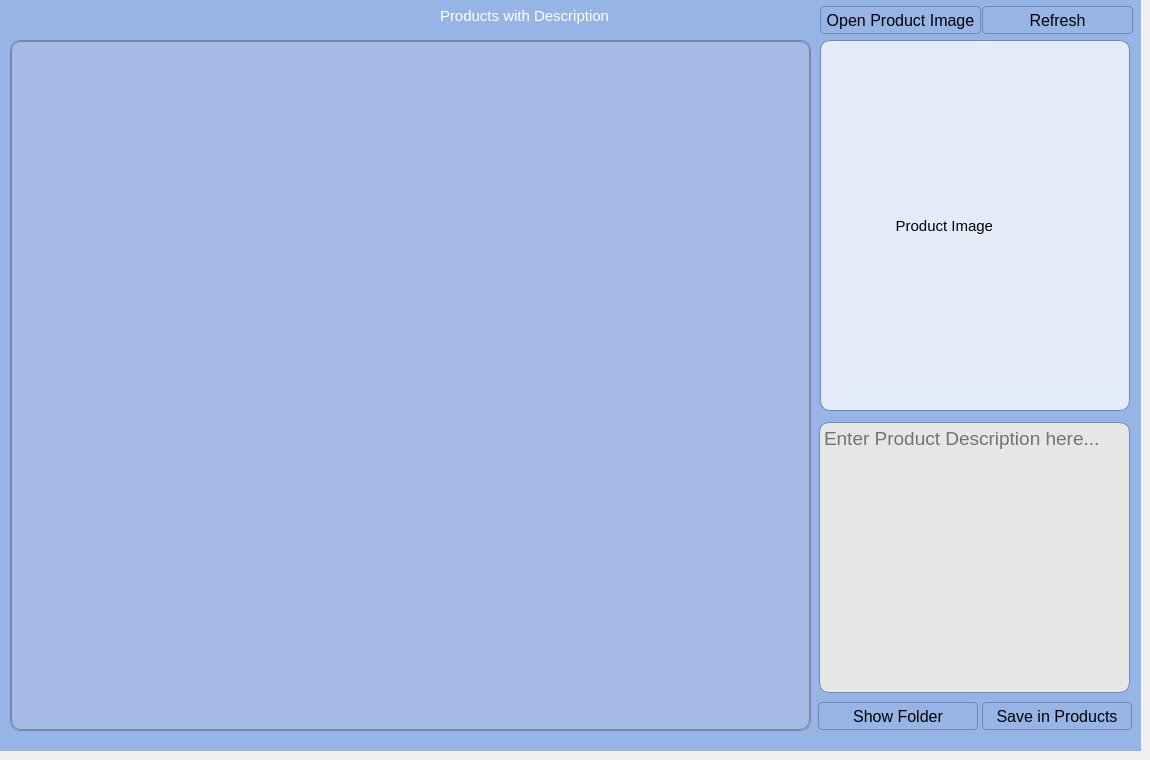
    <widget class="QWidget" name="tab_11">
     <attribute name="title">
      <string>Products</string>
     </attribute>
     <widget class="QWidget" name="widget_8" native="true">
      <property name="geometry">
       <rect>
        <x>0</x>
        <y>0</y>
        <width>1141</width>
        <height>751</height>
       </rect>
      </property>
      <property name="styleSheet">
       <string notr="true">background-color: #96b4e6;
</string>
      </property>
      <widget class="QScrollArea" name="scrollArea_image_grid">
       <property name="geometry">
        <rect>
         <x>10</x>
         <y>40</y>
         <width>801</width>
         <height>691</height>
        </rect>
       </property>
       <property name="styleSheet">
        <string notr="true">
background-color: rgb(165, 187, 230);
        border: 1px solid #7986ac;
    border-radius: 10px;</string>
       </property>
       <property name="widgetResizable">
        <bool>true</bool>
       </property>
       <widget class="QWidget" name="scrollAreaWidgetContents">
        <property name="geometry">
         <rect>
          <x>0</x>
          <y>0</y>
          <width>799</width>
          <height>689</height>
         </rect>
        </property>
       </widget>
      </widget>
      <widget class="QLabel" name="label_image_show">
       <property name="geometry">
        <rect>
         <x>820</x>
         <y>40</y>
         <width>310</width>
         <height>371</height>
        </rect>
       </property>
       <property name="font">
        <font>
         <family>Segoe UI</family>
         <pointsize>11</pointsize>
         <italic>false</italic>
         <bold>false</bold>
        </font>
       </property>
       <property name="layoutDirection">
        <enum>Qt::LayoutDirection::LeftToRight</enum>
       </property>
       <property name="autoFillBackground">
        <bool>false</bool>
       </property>
       <property name="styleSheet">
        <string notr="true">background-color: rgb(228, 235, 248);
        border: 1px solid #7986ac;
    border-radius: 10px;
color: rgb(0, 0, 0);</string>
       </property>
       <property name="frameShape">
        <enum>QFrame::Shape::Box</enum>
       </property>
       <property name="text">
        <string>                 Product Image</string>
       </property>
       <property name="scaledContents">
        <bool>false</bool>
       </property>
      </widget>
      <widget class="QTextEdit" name="textEdit_image_description">
       <property name="geometry">
        <rect>
         <x>819</x>
         <y>422</y>
         <width>311</width>
         <height>271</height>
        </rect>
       </property>
       <property name="font">
        <font>
         <pointsize>14</pointsize>
        </font>
       </property>
       <property name="styleSheet">
        <string notr="true">background-color: rgb(230, 230, 230);
        border: 1px solid #7986ac;
    border-radius: 10px;
color: rgb(255, 255, 255);
color: rgb(0, 0, 0);</string>
       </property>
       <property name="frameShape">
        <enum>QFrame::Shape::WinPanel</enum>
       </property>
       <property name="placeholderText">
        <string>Enter Product Description here...</string>
       </property>
      </widget>
      <widget class="QLabel" name="label_25">
       <property name="geometry">
        <rect>
         <x>440</x>
         <y>3</y>
         <width>281</width>
         <height>25</height>
        </rect>
       </property>
       <property name="font">
        <font>
         <family>Segoe UI</family>
         <pointsize>11</pointsize>
         <italic>false</italic>
         <bold>false</bold>
        </font>
       </property>
       <property name="styleSheet">
        <string notr="true">color: rgb(255, 255, 255);</string>
       </property>
       <property name="text">
        <string>Products with Description</string>
       </property>
      </widget>
      <widget class="QPushButton" name="pushButton_refresh_image_grid">
       <property name="geometry">
        <rect>
         <x>982</x>
         <y>6</y>
         <width>151</width>
         <height>28</height>
        </rect>
       </property>
       <property name="font">
        <font>
         <pointsize>12</pointsize>
        </font>
       </property>
       <property name="styleSheet">
        <string notr="true">QPushButton {


    background: qlineargradient(x1:0, y1:0, x2:0, y2:1,
        stop:0 #ebebeb, stop:1 #ffffff);
    color: black;
    border: none;
        border: 1px solid #7986ac;
    border-radius: 4px;
   
    
}

QPushButton:hover {
     background: qlineargradient(x1:0, y1:0, x2:0, y2:1,
        stop:0 #ffffff, stop:1 #ffffff);
}

QPushButton:pressed {
 

    background: qlineargradient(x1:0, y1:0, x2:0, y2:1,
        stop:0 #f4f6fb, stop:1 #cbcbcb);
color: black;
  
}

QPushButton:disabled {
    background: #475569;
    color: #94a3b8;
}</string>
       </property>
       <property name="text">
        <string>Refresh</string>
       </property>
      </widget>
      <widget class="QPushButton" name="pushButton_save_description">
       <property name="geometry">
        <rect>
         <x>982</x>
         <y>702</y>
         <width>150</width>
         <height>28</height>
        </rect>
       </property>
       <property name="font">
        <font>
         <pointsize>12</pointsize>
        </font>
       </property>
       <property name="styleSheet">
        <string notr="true">QPushButton {


    background: qlineargradient(x1:0, y1:0, x2:0, y2:1,
        stop:0 #ebebeb, stop:1 #ffffff);
    color: black;
    border: none;
        border: 1px solid #7986ac;
    border-radius: 4px;
   
    
}

QPushButton:hover {
     background: qlineargradient(x1:0, y1:0, x2:0, y2:1,
        stop:0 #ffffff, stop:1 #ffffff);
}

QPushButton:pressed {
 

    background: qlineargradient(x1:0, y1:0, x2:0, y2:1,
        stop:0 #f4f6fb, stop:1 #cbcbcb);
color: black;
  
}

QPushButton:disabled {
    background: #475569;
    color: #94a3b8;
}</string>
       </property>
       <property name="text">
        <string>Save in Products</string>
       </property>
      </widget>
      <widget class="QPushButton" name="pushButton_open_product_image">
       <property name="geometry">
        <rect>
         <x>820</x>
         <y>6</y>
         <width>161</width>
         <height>28</height>
        </rect>
       </property>
       <property name="font">
        <font>
         <pointsize>12</pointsize>
        </font>
       </property>
       <property name="styleSheet">
        <string notr="true">QPushButton {


    background: qlineargradient(x1:0, y1:0, x2:0, y2:1,
        stop:0 #ebebeb, stop:1 #ffffff);
    color: black;
    border: none;
        border: 1px solid #7986ac;
    border-radius: 4px;
   
    
}

QPushButton:hover {
     background: qlineargradient(x1:0, y1:0, x2:0, y2:1,
        stop:0 #ffffff, stop:1 #ffffff);
}

QPushButton:pressed {
 

    background: qlineargradient(x1:0, y1:0, x2:0, y2:1,
        stop:0 #f4f6fb, stop:1 #cbcbcb);
color: black;
  
}

QPushButton:disabled {
    background: #475569;
    color: #94a3b8;
}</string>
       </property>
       <property name="text">
        <string>Open Product Image</string>
       </property>
       <property name="shortcut">
        <string>Ctrl+O</string>
       </property>
      </widget>
      <widget class="QPushButton" name="pushButton_show_product_folder">
       <property name="geometry">
        <rect>
         <x>818</x>
         <y>702</y>
         <width>160</width>
         <height>28</height>
        </rect>
       </property>
       <property name="font">
        <font>
         <pointsize>12</pointsize>
        </font>
       </property>
       <property name="styleSheet">
        <string notr="true">QPushButton {


    background: qlineargradient(x1:0, y1:0, x2:0, y2:1,
        stop:0 #ebebeb, stop:1 #ffffff);
    color: black;
    border: none;
        border: 1px solid #7986ac;
    border-radius: 4px;
   
    
}

QPushButton:hover {
     background: qlineargradient(x1:0, y1:0, x2:0, y2:1,
        stop:0 #ffffff, stop:1 #ffffff);
}

QPushButton:pressed {
 

    background: qlineargradient(x1:0, y1:0, x2:0, y2:1,
        stop:0 #f4f6fb, stop:1 #cbcbcb);
color: black;
  
}

QPushButton:disabled {
    background: #475569;
    color: #94a3b8;
}</string>
       </property>
       <property name="text">
        <string>Show Folder</string>
       </property>
      </widget>
     </widget>
    </widget>
